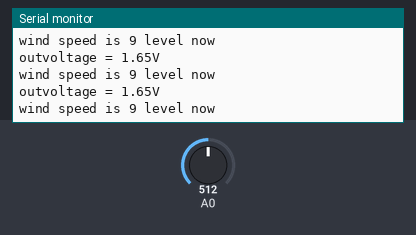
This sketch was run on a simulated Arduino Uno, built with avr-gcc and run on an emulated ATmega328P. Parts: the last lines printed to the serial monitor. The test bench sets the inputs (shaded band); at power-on: A0 = 512.

Above: at 1.3 s.
1.4 s: A0 set to 716
At 1.82 s:
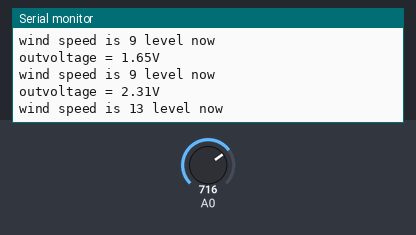
2.9 s: A0 set to 900
At 3.32 s:
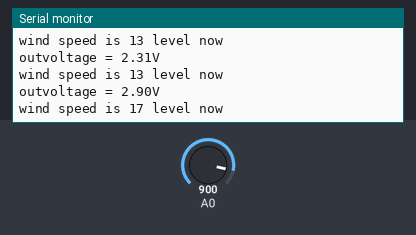
Timing chart, 0 to 5.9 s (numbered marks = the images above; inputs shaded):
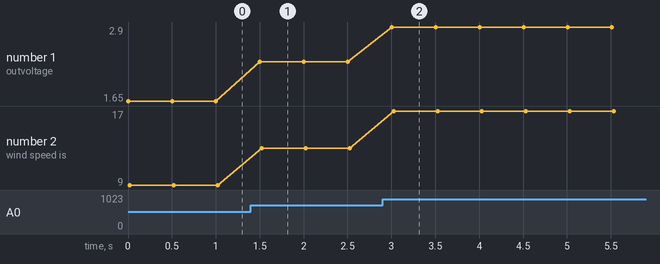

Measured:
- after the input at 1.4 s, the serial monitor: prints a new line after 0.10 s (image 1)
- after the input at 2.9 s, the serial monitor: prints a new line after 0.11 s (image 2)
- plotted number 1: 1.65 → 2.31 after the input at 1.4 s, 2.31 → 2.9 after the input at 2.9 s
- plotted number 2: 9 → 13 after the input at 1.4 s, 13 → 17 after the input at 2.9 s

The sketch:

Anemometer_Voltage.ino
```cpp
void setup()
 {
   Serial.begin(9600);
 }

 void loop()
 {
   int sensorValue = analogRead(A0);
   float outvoltage = sensorValue * (3.3 / 1023.0);
   Serial.print("outvoltage = ");
   Serial.print(outvoltage);
   Serial.println("V");
   int Level = 6*outvoltage;//The level of wind speed is proportional to the output voltage.
   Serial.print("wind speed is ");
   Serial.print(Level);
   Serial.println(" level now");
   Serial.println();
   delay(500);
 }


//*****************Arduino anemometer sketch******************************
//const byte interruptPin = 4; //anemomter input to digital pin
//volatile unsigned long sTime = 0; //stores start time for wind speed calculation
//unsigned long dataTimer = 0; //used to track how often to communicate data
//volatile float pulseTime = 0; //stores time between one anemomter relay closing and the next
//volatile float culPulseTime = 0; //stores cumulative pulsetimes for averaging
//volatile bool start = true; //tracks when a new anemometer measurement starts
//volatile unsigned int avgWindCount = 0; //stores anemometer relay counts for doing average wind speed
//float aSetting = 60.0; //wind speed setting to signal alarm
//
//void setup() {
//  pinMode(LED_BUILTIN, OUTPUT); //setup LED pin to signal high wind alarm condition
//  pinMode(interruptPin, INPUT_PULLUP); //set interrupt pin to input pullup
//  attachInterrupt(interruptPin, anemometerISR, RISING); //setup interrupt on anemometer input pin, interrupt will occur whenever falling edge is detected
//  dataTimer = millis(); //reset loop timer
//}
//
//void loop() {
//
//  unsigned long rTime = millis();
//  if((rTime - sTime) > 2500) pulseTime = 0; //if the wind speed has dropped below 1MPH than set it to zero
//
//  if((rTime - dataTimer) > 1800){ //See if it is time to transmit
//
//    detachInterrupt(interruptPin); //shut off wind speed measurement interrupt until done communication
//    float aWSpeed = getAvgWindSpeed(culPulseTime,avgWindCount); //calculate average wind speed
//    if(aWSpeed >= aSetting) digitalWrite(LED_BUILTIN, HIGH);   // high speed wind detected so turn the LED on
//    else digitalWrite(LED_BUILTIN, LOW);   //no alarm so ensure LED is off
//    culPulseTime = 0; //reset cumulative pulse counter
//    avgWindCount = 0; //reset average wind count
//
//    float aFreq = 0; //set to zero initially
//    if(pulseTime > 0.0) aFreq = getAnemometerFreq(pulseTime); //calculate frequency in Hz of anemometer, only if pulsetime is non-zero
//    float wSpeedMPH = getWindMPH(aFreq); //calculate wind speed in MPH, note that the 2.5 comes from anemometer data sheet
//
//    Serial.begin(57600); //start serial monitor to communicate wind data
//    Serial.println();
//    Serial.println("...................................");
//    Serial.print("Anemometer speed in Hz ");
//    Serial.println(aFreq);
//    Serial.print("Current wind speed is ");
//    Serial.println(wSpeedMPH);
//    Serial.print("Current average wind speed is ");
//    Serial.println(aWSpeed);
//    Serial.end(); //serial uses interrupts so we want to turn it off before we turn the wind measurement interrupts back on
//
//    start = true; //reset start variable in case we missed wind data while communicating current data out
//    attachInterrupt(digitalPinToInterrupt(interruptPin), anemometerISR, RISING); //turn interrupt back on
//    dataTimer = millis(); //reset loop timer
//  }
//}
//
////using time between anemometer pulses calculate frequency of anemometer
//float getAnemometerFreq(float pTime) { return (1/pTime); }
////Use anemometer frequency to calculate wind speed in MPH, note 2.5 comes from anemometer data sheet
//float getWindMPH(float freq) { return (freq*2.5); }
////uses wind MPH value to calculate KPH
//float getWindKPH(float wMPH) { return (wMPH*1.61); }
////Calculates average wind speed over given time period
//float getAvgWindSpeed(float cPulse,int per) {
//  if(per) return getWindMPH(getAnemometerFreq((float)(cPulse/per)));
//  else return 0; //average wind speed is zero and we can't divide by zero
//  }
//
////This is the interrupt service routine (ISR) for the anemometer input pin
////it is called whenever a falling edge is detected
//ICACHE_RAM_ATTR void anemometerISR() {
//  unsigned long cTime = millis(); //get current time
//  if(!start) { //This is not the first pulse and we are not at 0 MPH so calculate time between pulses
//   // test = cTime - sTime;
//    pulseTime = (float)(cTime - sTime)/1000;
//    culPulseTime += pulseTime; //add up pulse time measurements for averaging
//    avgWindCount++; //anemomter went around so record for calculating average wind speed
//  }
//  sTime = cTime; //store current time for next pulse time calculation
//  start = false; //we have our starting point for a wind speed measurement
//}
```
